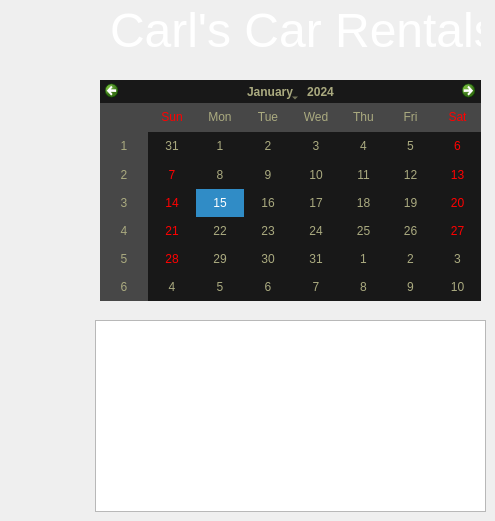
    <widget class="QWidget" name="Welcome">
     <widget class="QLabel" name="label">
      <property name="geometry">
       <rect>
        <x>110</x>
        <y>0</y>
        <width>371</width>
        <height>61</height>
       </rect>
      </property>
      <property name="font">
       <font>
        <pointsize>36</pointsize>
       </font>
      </property>
      <property name="styleSheet">
       <string notr="true">color: rgb(255, 255, 255);</string>
      </property>
      <property name="text">
       <string>Carl's Car Rentals</string>
      </property>
     </widget>
     <widget class="QCalendarWidget" name="calendarWidget">
      <property name="geometry">
       <rect>
        <x>100</x>
        <y>80</y>
        <width>381</width>
        <height>221</height>
       </rect>
      </property>
      <property name="styleSheet">
       <string notr="true">background-color: rgb(24, 24, 24);
alternate-background-color: rgb(71, 71, 71);
color: rgb(170, 170, 127);</string>
      </property>
      <property name="minimumDate">
       <date>
        <year>2020</year>
        <month>1</month>
        <day>1</day>
       </date>
      </property>
      <property name="maximumDate">
       <date>
        <year>2100</year>
        <month>12</month>
        <day>31</day>
       </date>
      </property>
      <property name="firstDayOfWeek">
       <enum>Qt::Sunday</enum>
      </property>
     </widget>
     <widget class="QTextBrowser" name="textBrowser">
      <property name="geometry">
       <rect>
        <x>95</x>
        <y>320</y>
        <width>391</width>
        <height>192</height>
       </rect>
      </property>
      <property name="html">
       <string>&lt;!DOCTYPE HTML PUBLIC &quot;-//W3C//DTD HTML 4.0//EN&quot; &quot;http://www.w3.org/TR/REC-html40/strict.dtd&quot;&gt;
&lt;html&gt;&lt;head&gt;&lt;meta name=&quot;qrichtext&quot; content=&quot;1&quot; /&gt;&lt;meta charset=&quot;utf-8&quot; /&gt;&lt;style type=&quot;text/css&quot;&gt;
p, li { white-space: pre-wrap; }
hr { height: 1px; border-width: 0; }
&lt;/style&gt;&lt;/head&gt;&lt;body style=&quot; font-family:'Segoe UI'; font-size:9pt; font-weight:400; font-style:normal;&quot;&gt;
&lt;p style=&quot; margin-top:0px; margin-bottom:0px; margin-left:0px; margin-right:0px; -qt-block-indent:0; text-indent:0px;&quot;&gt;&lt;span style=&quot; font-size:24pt; color:#ffffff;&quot;&gt;Todays specials:&lt;/span&gt;&lt;/p&gt;
&lt;p style=&quot; margin-top:0px; margin-bottom:0px; margin-left:0px; margin-right:0px; -qt-block-indent:0; text-indent:0px;&quot;&gt;&lt;span style=&quot; font-size:24pt; color:#ffffff;&quot;&gt;Upgrade to a Premium rental at 20% off&lt;/span&gt;&lt;/p&gt;&lt;/body&gt;&lt;/html&gt;</string>
      </property>
     </widget>
    </widget>
